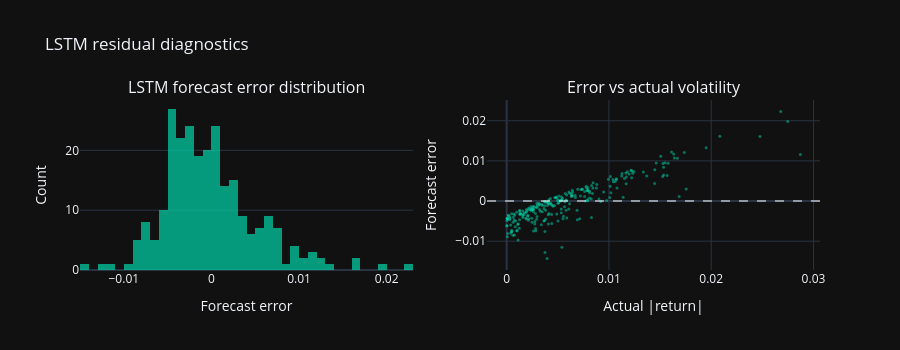

This figure's notebook cell:
### Markdown cell above
### Residual analysis

### Code cell
fig = make_subplots(rows=1, cols=2,
                    subplot_titles=('LSTM forecast error distribution',
                                    'Error vs actual volatility'))

# Error histogram
fig.add_trace(go.Histogram(
    x=lstm_errors, nbinsx=50, name='LSTM errors',
    marker_color='#00d4aa', opacity=0.7,
), row=1, col=1)

# Error vs actual
fig.add_trace(go.Scatter(
    x=actual, y=lstm_errors,
    mode='markers', name='Error vs actual',
    marker=dict(color='#00d4aa', size=3, opacity=0.5),
), row=1, col=2)
fig.add_hline(y=0, line_dash='dash', line_color='white',
              opacity=0.5, row=1, col=2)

fig.update_layout(
    template='plotly_dark', height=350, showlegend=False,
    title_text='LSTM residual diagnostics',
)
fig.update_xaxes(title_text='Forecast error', row=1, col=1)
fig.update_xaxes(title_text='Actual |return|', row=1, col=2)
fig.update_yaxes(title_text='Count', row=1, col=1)
fig.update_yaxes(title_text='Forecast error', row=1, col=2)
fig.show()

# Bias check
mean_error = lstm_errors.mean()
print(f'Mean forecast error: {mean_error:.6f} '
      f'({"positive bias (underforecasts)" if mean_error > 0 else "negative bias (overforecasts)"})')

### Figure 1 — Plotly figure (JSON) as saved in the notebook; plotly's stock layout.template omitted (floating-point values rounded to 4 significant figures; data arrays with more than 128 entries replaced by an {"elided": "..."} marker saying what was removed)
{"data": [{"marker": {"color": "#00d4aa"}, "name": "LSTM errors", "nbinsx": 50, "opacity": 0.7, "type": "histogram", "x": {"elided": "252 float values"}, "xaxis": "x", "yaxis": "y"}, {"marker": {"color": "#00d4aa", "opacity": 0.5, "size": 3}, "mode": "markers", "name": "Error vs actual", "type": "scatter", "x": {"elided": "252 float values"}, "xaxis": "x2", "y": {"elided": "252 float values"}, "yaxis": "y2"}], "layout": {"annotations": [{"font": {"size": 16}, "showarrow": false, "text": "LSTM forecast error distribution", "x": 0.225, "xanchor": "center", "xref": "paper", "y": 1, "yanchor": "bottom", "yref": "paper"}, {"font": {"size": 16}, "showarrow": false, "text": "Error vs actual volatility", "x": 0.775, "xanchor": "center", "xref": "paper", "y": 1, "yanchor": "bottom", "yref": "paper"}], "height": 350, "shapes": [{"line": {"color": "white", "dash": "dash"}, "opacity": 0.5, "type": "line", "x0": 0, "x1": 1, "xref": "x2 domain", "y0": 0, "y1": 0, "yref": "y2"}], "showlegend": false, "title": {"text": "LSTM residual diagnostics"}, "xaxis": {"anchor": "y", "domain": [0, 0.45], "title": {"text": "Forecast error"}}, "xaxis2": {"anchor": "y2", "domain": [0.55, 1], "title": {"text": "Actual |return|"}}, "yaxis": {"anchor": "x", "domain": [0, 1], "title": {"text": "Count"}}, "yaxis2": {"anchor": "x2", "domain": [0, 1], "title": {"text": "Forecast error"}}}}
